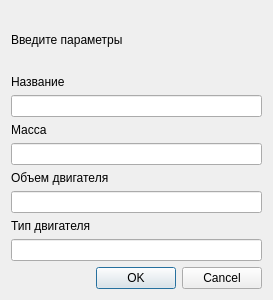
<?xml version="1.0" encoding="UTF-8"?>
<ui version="4.0">
 <class>TankDialog</class>
 <widget class="QDialog" name="TankDialog">
  <property name="geometry">
   <rect>
    <x>0</x>
    <y>0</y>
    <width>273</width>
    <height>300</height>
   </rect>
  </property>
  <property name="windowTitle">
   <string>Dialog</string>
  </property>
  <layout class="QGridLayout" name="gridLayout_2">
   <item row="0" column="0">
    <widget class="QLabel" name="label">
     <property name="text">
      <string>Введите параметры</string>
     </property>
    </widget>
   </item>
   <item row="1" column="0">
    <layout class="QGridLayout" name="gridLayout">
     <item row="1" column="0">
      <widget class="QLineEdit" name="lineEdit"/>
     </item>
     <item row="3" column="0">
      <widget class="QLabel" name="label_2">
       <property name="text">
        <string>Масса</string>
       </property>
      </widget>
     </item>
     <item row="8" column="0">
      <widget class="QLabel" name="label_4">
       <property name="text">
        <string>Тип двигателя</string>
       </property>
      </widget>
     </item>
     <item row="5" column="0">
      <widget class="QLabel" name="label_3">
       <property name="text">
        <string>Объем двигателя</string>
       </property>
      </widget>
     </item>
     <item row="4" column="0">
      <widget class="QLineEdit" name="lineEdit_2"/>
     </item>
     <item row="10" column="0">
      <widget class="QLineEdit" name="lineEdit_4"/>
     </item>
     <item row="0" column="0">
      <widget class="QLabel" name="label_5">
       <property name="text">
        <string>Название</string>
       </property>
      </widget>
     </item>
     <item row="6" column="0">
      <widget class="QLineEdit" name="lineEdit_3"/>
     </item>
    </layout>
   </item>
   <item row="2" column="0">
    <widget class="QDialogButtonBox" name="buttonBox">
     <property name="orientation">
      <enum>Qt::Horizontal</enum>
     </property>
     <property name="standardButtons">
      <set>QDialogButtonBox::Cancel|QDialogButtonBox::Ok</set>
     </property>
    </widget>
   </item>
  </layout>
 </widget>
 <resources/>
 <connections>
  <connection>
   <sender>buttonBox</sender>
   <signal>accepted()</signal>
   <receiver>TankDialog</receiver>
   <slot>accept()</slot>
   <hints>
    <hint type="sourcelabel">
     <x>248</x>
     <y>254</y>
    </hint>
    <hint type="destinationlabel">
     <x>157</x>
     <y>274</y>
    </hint>
   </hints>
  </connection>
  <connection>
   <sender>buttonBox</sender>
   <signal>rejected()</signal>
   <receiver>TankDialog</receiver>
   <slot>reject()</slot>
   <hints>
    <hint type="sourcelabel">
     <x>316</x>
     <y>260</y>
    </hint>
    <hint type="destinationlabel">
     <x>286</x>
     <y>274</y>
    </hint>
   </hints>
  </connection>
 </connections>
</ui>
